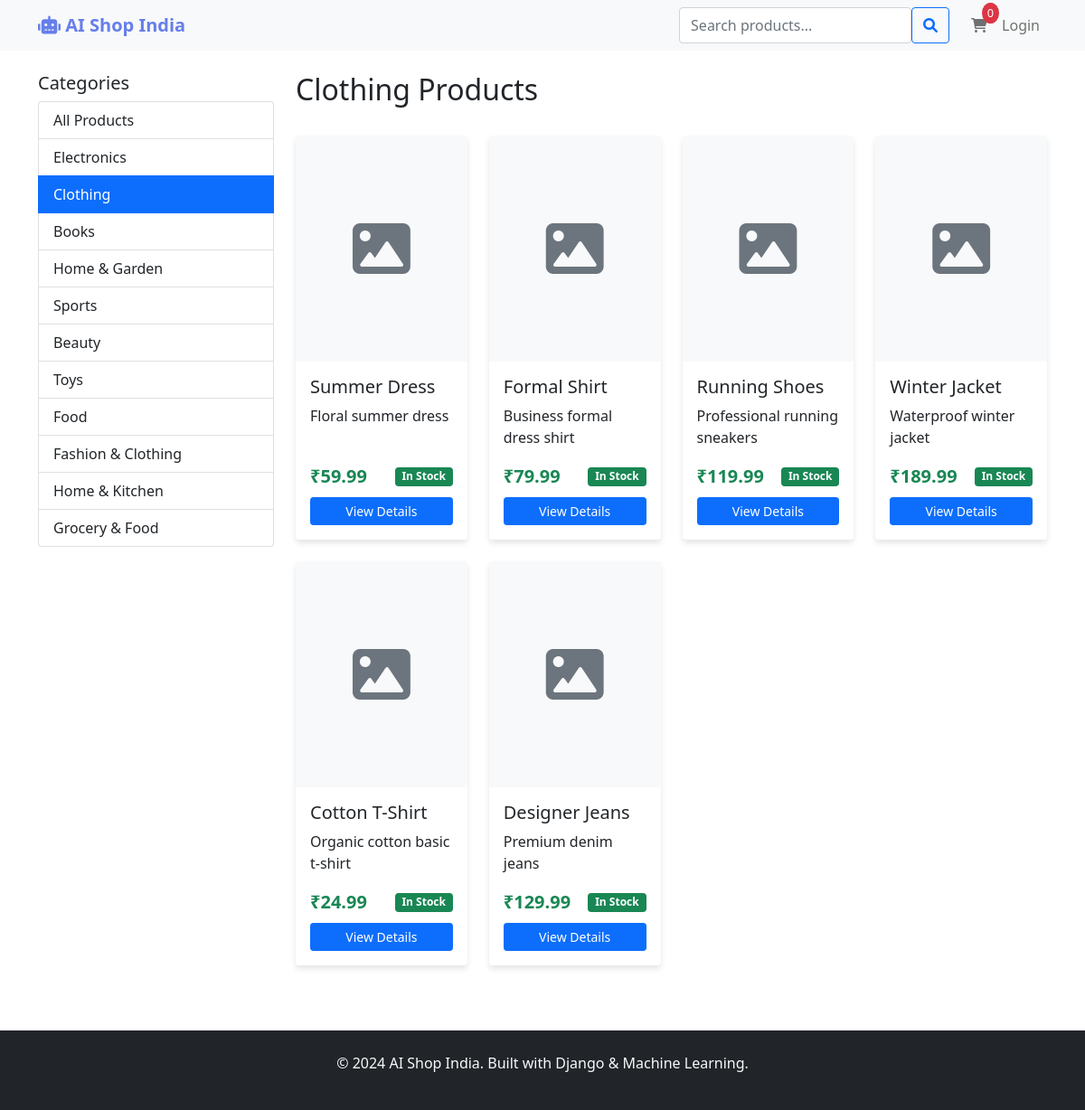
The page /?category=clothing on the database its author committed.
### shop/models.py (models this page shows, shortened)
class Category(models.Model):
    name = models.CharField(max_length=100, unique=True)
    slug = models.SlugField(max_length=100, unique=True)
    description = models.TextField(blank=True)
    created_at = models.DateTimeField(auto_now_add=True)
    class Meta:
        verbose_name_plural = 'Categories'

class Product(models.Model):
    id = models.UUIDField(primary_key=True, default=uuid.uuid4, editable=False)
    name = models.CharField(max_length=200)
    slug = models.SlugField(max_length=200, unique=True)
    category = models.ForeignKey(Category, on_delete=models.CASCADE, related_name='products')
    description = models.TextField()
    price = models.DecimalField(max_digits=10, decimal_places=2)
    stock = models.PositiveIntegerField()
    image = models.ImageField(upload_to='products/', blank=True, null=True)
    available = models.BooleanField(default=True)
    created_at = models.DateTimeField(auto_now_add=True)
    updated_at = models.DateTimeField(auto_now=True)
    rating = models.FloatField(default=0.0)
    popularity_score = models.FloatField(default=0.0)
    tags = models.TextField(blank=True)
    class Meta:
        ordering = ['-created_at']
        indexes = [
            models.Index(fields=['category', 'available']),
            models.Index(fields=['created_at']),
            models.Index(fields=['popularity_score']),
        ]
    def get_absolute_url(self):
        return reverse('shop:product_detail', args=[self.slug])

### shop/views.py (the view)
# urls.py: path('', views.product_list, name='product_list'),
def product_list(request):
    products = Product.objects.filter(available=True)
    categories = Category.objects.all()
    selected_category = None
    category_slug = request.GET.get('category')
    if category_slug:
        selected_category = get_object_or_404(Category, slug=category_slug)
        products = products.filter(category=selected_category)
    query = request.GET.get('q')
    if query:
        products = products.filter(
            Q(name__icontains=query) |
            Q(description__icontains=query) |
            Q(tags__icontains=query)
        )
    recommendations = []
    if request.user.is_authenticated:
        recommendations = get_recommendations(request.user, limit=4)
    context = {
        'products': products,
        'categories': categories,
        'recommendations': recommendations,
        'query': query,
        'current_category': category_slug,
        'selected_category': selected_category,
    }
    return render(request, 'shop/product_list.html', context)

### templates/shop/product_list.html (shortened to what this page needs)
{% extends 'base.html' %}
{% block content %}
<div class="row">
    <div class="col-md-3">
        <h5>Categories</h5>
        <div class="list-group">
            <a href="{% url 'shop:product_list' %}"
               class="list-group-item {% if not current_category %}active{% endif %}">
                All Products
            </a>
            {% for category in categories %}
                <a href="{% url 'shop:product_list' %}?category={{ category.slug }}"
                   class="list-group-item {% if current_category == category.slug %}active{% endif %}">
                    {{ category.name }}
                </a>
            {% endfor %}
        </div>
    </div>
    <div class="col-md-9">
        <div class="d-flex justify-content-between align-items-center mb-4">
            <h2>
                {% if query %}
                    Search results for "{{ query }}"
                {% elif current_category and selected_category %}
                    {{ selected_category.name }} Products
                {% else %}
                    All Products
                {% endif %}
            </h2>
        </div>
        <div class="row">
            {% for product in products %}
                <div class="col-md-4 col-lg-3 mb-4">
                    <div class="card product-card h-100" data-product-id="{{ product.id }}">
                        {% if product.image %}
                            <img src="{{ product.image.url }}" class="card-img-top" alt="{{ product.name }}" style="height: 250px; object-fit: cover;">
                        {% else %}
                            <div class="card-img-top bg-light d-flex align-items-center justify-content-center" style="height: 250px;">
                                <i class="fas fa-image text-muted fa-4x"></i>
                            </div>
                        {% endif %}
                        <div class="card-body d-flex flex-column">
                            <h5 class="card-title">{{ product.name }}</h5>
                            <p class="card-text">{{ product.description|truncatewords:10 }}</p>
                            <div class="d-flex justify-content-between align-items-center mt-auto">
                                <span class="text-success fw-bold fs-5">₹{{ product.price }}</span>
                                {% if product.stock > 0 %}
                                    <span class="badge bg-success">In Stock</span>
                                {% else %}
                                    <span class="badge bg-danger">Out of Stock</span>
                                {% endif %}
                            </div>
                            <div class="mt-2">
                                <a href="{{ product.get_absolute_url }}" class="btn btn-primary btn-sm w-100">
                                    View Details
                                </a>
                            </div>
                        </div>
                    </div>
                </div>
            {% endfor %}
        </div>
    </div>
</div>
{% endblock %}

### templates/base.html (style rules this page uses)
.product-card { transition: transform 0.3s ease; border: none; box-shadow: 0 4px 6px rgba(0,0,0,0.1); }

### rows shown on the page
Category: name "Electronics"
Category: name "Clothing"
Category: name "Books"
Category: name "Home & Garden"
Category: name "Sports"
Category: name "Beauty"
Category: name "Toys"
Category: name "Food"
Category: name "Fashion & Clothing"
Category: name "Home & Kitchen"
Category: name "Grocery & Food"
Product: name "Summer Dress", description "Floral summer dress", price "59.99", stock "In Stock"
Product: name "Formal Shirt", description "Business formal dress shirt", price "79.99", stock "In Stock"
Product: name "Running Shoes", description "Professional running sneakers", price "119.99", stock "In Stock"
Product: name "Winter Jacket", description "Waterproof winter jacket", price "189.99", stock "In Stock"
Product: name "Cotton T-Shirt", description "Organic cotton basic t-shirt", price "24.99", stock "In Stock"
Product: name "Designer Jeans", description "Premium denim jeans", price "129.99", stock "In Stock"
